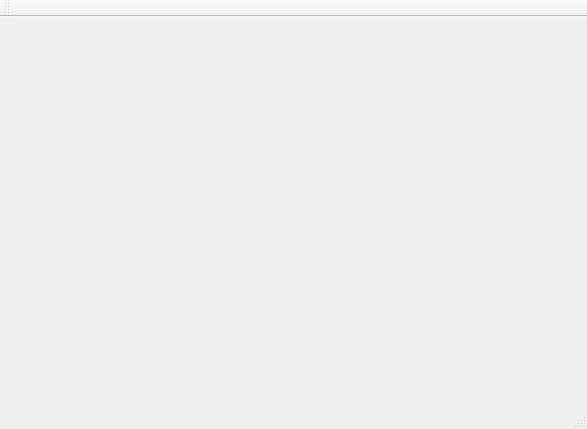
<?xml version="1.0" encoding="UTF-8"?>
<ui version="4.0">
 <class>MainWindow</class>
 <widget class="QMainWindow" name="MainWindow">
  <property name="geometry">
   <rect>
    <x>0</x>
    <y>0</y>
    <width>587</width>
    <height>429</height>
   </rect>
  </property>
  <property name="windowTitle">
   <string>MainWindow</string>
  </property>
  <widget class="QWidget" name="centralWidget"/>
  <widget class="QMenuBar" name="menuBar">
   <property name="geometry">
    <rect>
     <x>0</x>
     <y>0</y>
     <width>587</width>
     <height>23</height>
    </rect>
   </property>
  </widget>
  <widget class="QToolBar" name="mainToolBar">
   <attribute name="toolBarArea">
    <enum>TopToolBarArea</enum>
   </attribute>
   <attribute name="toolBarBreak">
    <bool>false</bool>
   </attribute>
  </widget>
  <widget class="QStatusBar" name="statusBar"/>
 </widget>
 <layoutdefault spacing="6" margin="11"/>
 <resources/>
 <connections/>
</ui>
